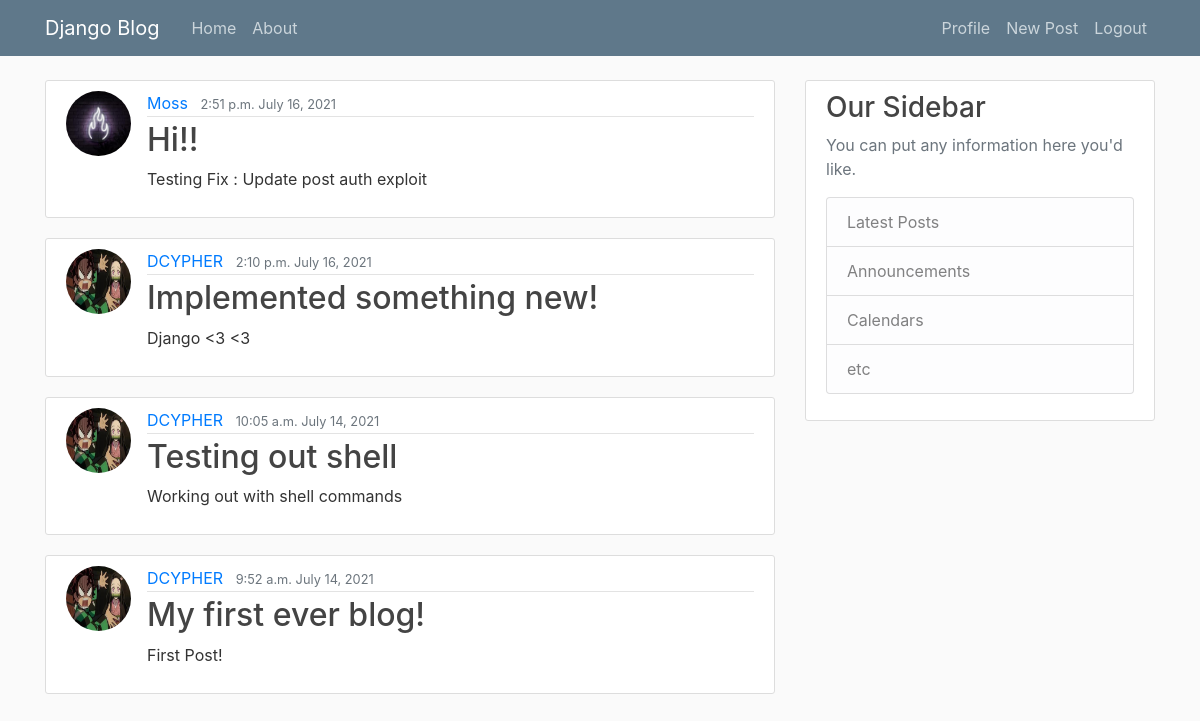
The app's page / (signed in) with its own data.
### blog/models.py (models this page shows, shortened)
class Post(models.Model):
    title = models.CharField(max_length=100)
    content = models.TextField()
    date_posted = models.DateTimeField(default=timezone.now)
    author = models.ForeignKey(User, on_delete=models.CASCADE)
    last_modified = models.DateTimeField(auto_now=True)

### users/models.py (models this page shows, shortened)
class Profile(models.Model):
    user = models.OneToOneField(User, on_delete=models.CASCADE)
    image = models.ImageField(default='default.jpg', upload_to='profile_pics')

### blog/views.py (the view)
# urls.py: path('', PostListView.as_view(), name='blog-home'),
class PostListView(ListView):
    model = Post
    template_name = 'blog/home.html'
    context_object_name = 'posts'
    ordering = ['-date_posted']
    paginate_by = 5

### blog/templates/blog/home.html (shortened to what this page needs)
{%extends "blog/base.html"%}
{%block content%}
    {% for post in posts %}
        <article class="media content-section">
            <img class ="rounded-circle article-img" src="{{ post.author.profile.image.url}}">
            <div class="media-body">
                <div class="article-metadata">
                <a class="mr-2" href="{%url 'user-posts' post.author.username%}">{{ post.author }}</a>
                <small class="text-muted">{{ post.date_posted|date:"P F d, Y" }}</small>
                </div>
                <h2><a class="article-title" href="{%url 'post-detail' post.id%}">{{ post.title }}</a></h2>
                <p class="article-content">{{ post.content }}</p>
            </div>
        </article>
    {% endfor %}
{%endblock content%}

### blog/static/blog/main.css (style rules this page uses)
body { background: #fafafa; color: #333333; margin-top: 5rem; }
h1, h2, h3, h4, h5, h6 { color: #444444; }
.content-section { background: #ffffff; padding: 10px 20px; border: 1px solid #dddddd; border-radius: 3px; margin-bottom: 20px; }
.article-title { color: #444444; }
.article-content { white-space: pre-line; }
.article-img { height: 65px; width: 65px; margin-right: 16px; }
.article-metadata { padding-bottom: 1px; margin-bottom: 4px; border-bottom: 1px solid #e3e3e3 }

### records on screen
Post: author.profile.image (picture), author "Moss", date_posted "2:51 p.m. July 16, 2021", title "Hi!!", content "Testing Fix : Update post auth exploit"
Post: author.profile.image (picture), author "DCYPHER", date_posted "2:10 p.m. July 16, 2021", title "Implemented something new!", content "Django <3 <3"
Post: author.profile.image (picture), author "DCYPHER", date_posted "10:05 a.m. July 14, 2021", title "Testing out shell", content "Working out with shell commands"
Post: author.profile.image (picture), author "DCYPHER", date_posted "9:52 a.m. July 14, 2021", title "My first ever blog!", content "First Post!"
